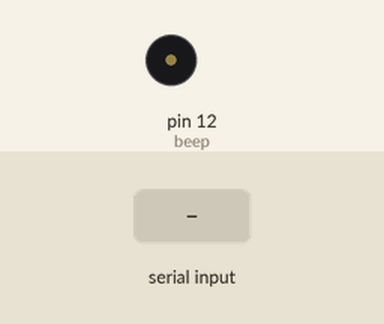
Simulated run of this sketch. Board: Arduino Uno, built with avr-gcc and run on an emulated ATmega328P. Parts: buzzer (waves = sounding). The test bench sets the inputs (shaded band).

Above: at 1.2 s.
1.3 s: "B" received over Serial
At 2.1 s:
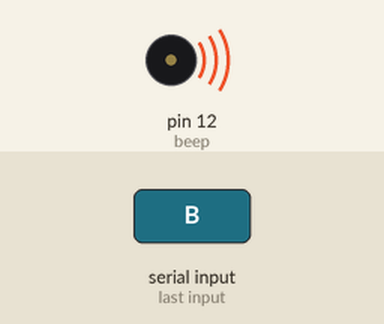
3.8 s: "D" received over Serial
At 4.6 s:
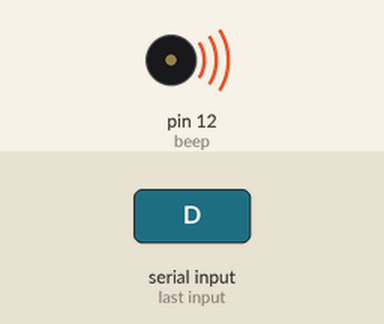
5.3 s: "C" received over Serial
At 7.7 s:
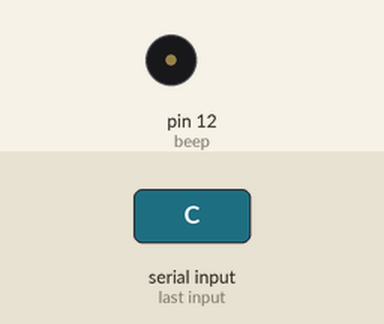
Timing chart, 0 to 9.2 s (numbered marks = the images above; inputs shaded):
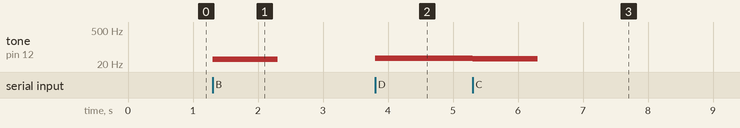

The sketch:

sketch_sep01e.ino
```cpp
#define NOTE_B0  31
#define NOTE_C1  33
#define NOTE_CS1 35
int beep = 12;
char inputUser;

void setup() {
  pinMode(beep, OUTPUT);
  Serial.begin (9600);
}

void loop() {
  if(Serial.available()){
    inputUser = Serial.read();

    if(inputUser == 'B'){
      tone(12, NOTE_B0, 1000);
    }
    if(inputUser == 'C'){
      tone(12, NOTE_C1, 1000);
    }
     if(inputUser == 'D'){
      tone(12, NOTE_CS1, 5000);
  }
}
}
```

Measured:
- after the input at 1.3 s, tone on pin 12 (beep): silent → 31 Hz at once, → silent 1.0 s later
- after the input at 3.8 s, tone on pin 12 (beep): silent → 35 Hz at once
- after the input at 5.3 s, tone on pin 12 (beep): 35 Hz → 33 Hz at once, → silent 1.0 s later
